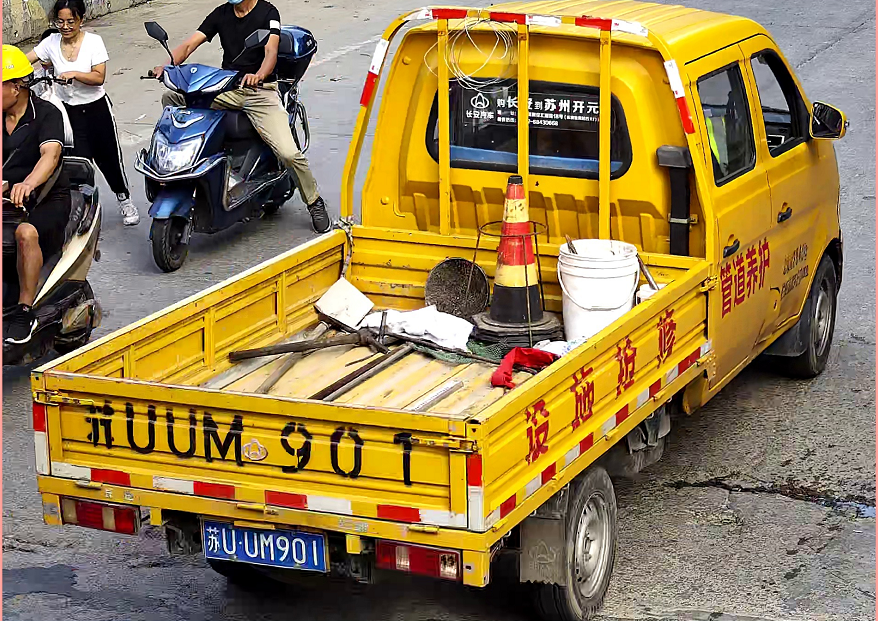
#> input picture img/4.jpg, 878 x 621 px
$ python -i main.py   (imports and definitions only)   (older library calls are emulated)
#> lines starting #> are read from the running program, lines starting #| are printed output that depends on the picture; after the words box and inside, x2 and y2 are one past the last pixel; in counts of white or black regions, pixels touching at a corner belong together
import cv2
import numpy as np
from numpy.linalg import norm
from PIL import Image, ImageTk
from torchvision import transforms as T
import sys
import os
import json

SZ = 20  # 训练图片长宽
MAX_WIDTH = 1000  # 原始图片最大宽度
Min_Area = 2000  # 车牌区域允许最大面积
PROVINCE_START = 1000


config = {
    "open": 1,
    "blur": 3,
    "morphologyr": 4,
    "morphologyc": 19,
    "col_num_limit": 10,
    "row_num_limit": 21

}


class StatModel(object):
    def load(self, fn):
        self.model = self.model.load(fn)


class SVM(StatModel):
    # [6 lines left out: function __init__, not called in this run]

# [3 lines not run here, left out]

def imreadex(filename):
    return cv2.imdecode(np.fromfile(filename, dtype=np.uint8), cv2.IMREAD_COLOR)


def point_limit(point):
    if point[0] < 0:
        point[0] = 0
    if point[1] < 0:
        point[1] = 0


# [86 lines left out: functions find_waves, seperate_card, accurate_place, preprocess_hog, not called in this run]


# 不能保证包括所有省份
provinces = [
    "zh_cuan", "川",
    "zh_e", "鄂",
    "zh_gan", "赣",
    "zh_gan1", "甘",
    "zh_gui", "贵",
    "zh_gui1", "桂",
    "zh_hei", "黑",
    "zh_hu", "沪",
    "zh_ji", "冀",
    "zh_jin", "津",
    "zh_jing", "京",
    "zh_jl", "吉",
    "zh_liao", "辽",
    "zh_lu", "鲁",
    "zh_meng", "蒙",
    "zh_min", "闽",
    "zh_ning", "宁",
    "zh_qing", "靑",
    "zh_qiong", "琼",
    "zh_shan", "陕",
    "zh_su", "苏",
    "zh_sx", "晋",
    "zh_wan", "皖",
    "zh_xiang", "湘",
    "zh_xin", "新",
    "zh_yu", "豫",
    "zh_yu1", "渝",
    "zh_yue", "粤",
    "zh_yun", "云",
    "zh_zang", "藏",
    "zh_zhe", "浙"
]


def predict(car_pic, resize_rate=1):
    if type(car_pic) == type(""):
        img = imreadex(car_pic)
    else:
        img = car_pic
    pic_hight, pic_width = img.shape[:2]
    if pic_width > MAX_WIDTH:
        pic_rate = MAX_WIDTH / pic_width
        img = cv2.resize(img, (MAX_WIDTH, int(pic_hight * pic_rate)), interpolation=cv2.INTER_LANCZOS4)

    if resize_rate != 1:
        img = cv2.resize(img, (int(pic_width * resize_rate), int(pic_hight * resize_rate)),
                         interpolation=cv2.INTER_LANCZOS4)
        pic_hight, pic_width = img.shape[:2]

    #print("h,w:", pic_hight, pic_width)

    blur = config["blur"]
    # 高斯去噪
    if blur > 0:
        img = cv2.GaussianBlur(img, (blur, blur), 0)  # 图片分辨率调整
    oldimg = img
    img = cv2.cvtColor(img, cv2.COLOR_BGR2GRAY)
    # equ = cv2.equalizeHist(img)
    # img = np.hstack((img, equ))
    # 去掉图像中不会是车牌的区域
    kernel = np.ones((20, 20), np.uint8)
    img_opening = cv2.morphologyEx(img, cv2.MORPH_OPEN, kernel)
    img_opening = cv2.addWeighted(img, 1, img_opening, -1, 0);

    # 找到图像边缘
    ret, img_thresh = cv2.threshold(img_opening, 0, 255, cv2.THRESH_BINARY + cv2.THRESH_OTSU)
    img_edge = cv2.Canny(img_thresh, 100, 200)
    # 使用开运算和闭运算让图像边缘成为一个整体
    kernel = np.ones((config["morphologyr"], config["morphologyc"]), np.uint8)
    img_edge1 = cv2.morphologyEx(img_edge, cv2.MORPH_CLOSE, kernel)
    img_edge2 = cv2.morphologyEx(img_edge1, cv2.MORPH_OPEN, kernel)

    # 查找图像边缘整体形成的矩形区域，可能有很多，车牌就在其中一个矩形区域中
    try:
        contours, hierarchy = cv2.findContours(img_edge2, cv2.RETR_TREE, cv2.CHAIN_APPROX_SIMPLE)
    except ValueError:
        image, contours, hierarchy = cv2.findContours(img_edge2, cv2.RETR_TREE, cv2.CHAIN_APPROX_SIMPLE)
    contours = [cnt for cnt in contours if cv2.contourArea(cnt) > Min_Area]
    #print('len(contours)', len(contours))
    # 一一排除不是车牌的矩形区域
    car_contours = []
    for cnt in contours:
        rect = cv2.minAreaRect(cnt)
        area_width, area_height = rect[1]
        if area_width < area_height:
            area_width, area_height = area_height, area_width
        wh_ratio = area_width / area_height
        # print(wh_ratio)
        # 要求矩形区域长宽比在2到5.5之间，2到5.5是车牌的长宽比，其余的矩形排除
        if wh_ratio > 2 and wh_ratio < 5.5:
            car_contours.append(rect)
            box = cv2.boxPoints(rect)
            box = np.int0(box)
        # [10 lines of commented-out code are left out]
    card_imgs = []
    # 矩形区域可能是倾斜的矩形，需要矫正，以便使用颜色定位
    for rect in car_contours:
        if rect[2] > -1 and rect[2] < 1:  # 创造角度，使得左、高、右、低拿到正确的值
            angle = 1
        else:
            angle = rect[2]
        rect = (rect[0], (rect[1][0] + 5, rect[1][1] + 5), angle)  # 扩大范围，避免车牌边缘被排除

        box = cv2.boxPoints(rect)
        heigth_point = right_point = [0, 0]
        left_point = low_point = [pic_width, pic_hight]
        for point in box:
            if left_point[0] > point[0]:
                left_point = point
            if low_point[1] > point[1]:
                low_point = point
            if heigth_point[1] < point[1]:
                heigth_point = point
            if right_point[0] < point[0]:
                right_point = point

        if left_point[1] <= right_point[1]:  # 正角度
            new_right_point = [right_point[0], heigth_point[1]]
            pts2 = np.float32([left_point, heigth_point, new_right_point])  # 字符只是高度需要改变
            pts1 = np.float32([left_point, heigth_point, right_point])
            M = cv2.getAffineTransform(pts1, pts2)
            dst = cv2.warpAffine(oldimg, M, (pic_width, pic_hight))
            point_limit(new_right_point)
            point_limit(heigth_point)
            point_limit(left_point)
            card_img = dst[int(left_point[1]):int(heigth_point[1]), int(left_point[0]):int(new_right_point[0])]
            card_imgs.append(card_img)
        # cv2.imshow("card", card_img)
        # cv2.waitKey(0)
        elif left_point[1] > right_point[1]:  # 负角度

            new_left_point = [left_point[0], heigth_point[1]]
            pts2 = np.float32([new_left_point, heigth_point, right_point])  # 字符只是高度需要改变
            pts1 = np.float32([left_point, heigth_point, right_point])
            M = cv2.getAffineTransform(pts1, pts2)
            dst = cv2.warpAffine(oldimg, M, (pic_width, pic_hight))
            point_limit(right_point)
            point_limit(heigth_point)
            point_limit(new_left_point)
            card_img = dst[int(right_point[1]):int(heigth_point[1]), int(new_left_point[0]):int(right_point[0])]
            card_imgs.append(card_img)
        # cv2.imshow("card", card_img)
        # cv2.waitKey(0)
    # 开始使用颜色定位，排除不是车牌的矩形，目前只识别蓝、绿、黄车牌
    colors = []
    for card_index, card_img in enumerate(card_imgs):
        green = yello = blue = black = white = 0
        card_img_hsv = cv2.cvtColor(card_img, cv2.COLOR_BGR2HSV)
        # 有转换失败的可能，原因来自于上面矫正矩形出错
        if card_img_hsv is None:
            continue
        row_num, col_num = card_img_hsv.shape[:2]
        card_img_count = row_num * col_num

        for i in range(row_num):
            for j in range(col_num):
                H = card_img_hsv.item(i, j, 0)
                S = card_img_hsv.item(i, j, 1)
                V = card_img_hsv.item(i, j, 2)
                if 11 < H <= 34 and S > 34:  # 图片分辨率调整
                    yello += 1
                elif 35 < H <= 99 and S > 34:  # 图片分辨率调整
                    green += 1
                elif 99 < H <= 124 and S > 34:  # 图片分辨率调整
                    blue += 1

                if 0 < H < 180 and 0 < S < 255 and 0 < V < 46:
                    black += 1
                elif 0 < H < 180 and 0 < S < 43 and 221 < V < 225:
                    white += 1
        color = "no"

        limit1 = limit2 = 0
        if yello * 2 >= card_img_count:
            color = "yello"
            limit1 = 11
            limit2 = 34  # 有的图片有色偏偏绿
        elif green * 2 >= card_img_count:
            color = "green"
            limit1 = 35
            limit2 = 99
        elif blue * 2 >= card_img_count:
            color = "blue"
            limit1 = 100
            limit2 = 124  # 有的图片有色偏偏紫
        elif black + white >= card_img_count * 0.7:  # TODO
            color = "bw"
        #print(color)
        colors.append(color)

        #print(blue, green, yello, black, white, card_img_count)
        # cv2.imshow("color", card_img)
        # cv2.waitKey(0)
        if limit1 == 0:
            continue
        # 以上为确定车牌颜色


        # 以下为根据车牌颜色再定位，缩小边缘非车牌边界
        xl, xr, yh, yl = accurate_place(card_img_hsv, limit1, limit2, color)
        if yl == yh and xl == xr:
            continue
        need_accurate = False
        if yl >= yh:
            yl = 0
            yh = row_num
            need_accurate = True
        if xl >= xr:
            xl = 0
            xr = col_num
            need_accurate = True
        card_imgs[card_index] = card_img[yl:yh, xl:xr] if color != "green" or yl < (yh - yl) // 4 else card_img[yl - (
                yh - yl) // 4:yh, xl:xr]
        if need_accurate:  # 可能x或y方向未缩小，需要再试一次
            card_img = card_imgs[card_index]
            card_img_hsv = cv2.cvtColor(card_img, cv2.COLOR_BGR2HSV)
            xl, xr, yh, yl = accurate_place(card_img_hsv, limit1, limit2, color)
            if yl == yh and xl == xr:
                continue
            if yl >= yh:
                yl = 0
                yh = row_num
            if xl >= xr:
                xl = 0
                xr = col_num
        card_imgs[card_index] = card_img[yl:yh, xl:xr] if color != "green" or yl < (yh - yl) // 4 else card_img[yl - (
                yh - yl) // 4:yh, xl:xr]
    # 以上为车牌定位


    # 以下为识别车牌中的字符
    predict_result = []
    roi = None
    card_color = None

    for i, color in enumerate(colors):

        if color in ("blue", "yello", "green"):
            print(color, 'jici')
            card_img = card_imgs[i]
            gray_img = cv2.cvtColor(card_img, cv2.COLOR_BGR2GRAY)

            # 黄、绿车牌字符比背景暗、与蓝车牌刚好相反，所以黄、绿车牌需要反向
            if color == "green" or color == "yello":
                gray_img = cv2.bitwise_not(gray_img)
            ret, gray_img = cv2.threshold(gray_img, 0, 255, cv2.THRESH_BINARY + cv2.THRESH_OTSU)
            # 查找水平直方图波峰
            x_histogram = np.sum(gray_img, axis=1)
            x_min = np.min(x_histogram)
            x_average = np.sum(x_histogram) / x_histogram.shape[0]
            x_threshold = (x_min + x_average) / 2
            wave_peaks = find_waves(x_threshold, x_histogram)
            # print(wave_peaks,"wave_peaksaaaaaaaaaaaaaaaaaaaa")
            if len(wave_peaks) == 0:
                print("peak less 0:")
                continue
            # 认为水平方向，最大的波峰为车牌区域
            wave = max(wave_peaks, key=lambda x: x[1] - x[0])
            gray_img = gray_img[wave[0]:wave[1]]
            # 查找垂直直方图波峰
            row_num, col_num = gray_img.shape[:2]
            # 去掉车牌上下边缘1个像素，避免白边影响阈值判断
            gray_img = gray_img[1:row_num - 1]
            y_histogram = np.sum(gray_img, axis=0)
            y_min = np.min(y_histogram)
            y_average = np.sum(y_histogram) / y_histogram.shape[0]
            y_threshold = (y_min + y_average) / 5  # U和0要求阈值偏小，否则U和0会被分成两半

            wave_peaks = find_waves(y_threshold, y_histogram)

            # for wave in wave_peaks:
            #	cv2.line(card_img, pt1=(wave[0], 5), pt2=(wave[1], 5), color=(0, 0, 255), thickness=2)
            # 车牌字符数应大于6
            if len(wave_peaks) <= 6:
                print("peak less 1:", len(wave_peaks))
                continue

            wave = max(wave_peaks, key=lambda x: x[1] - x[0])
            max_wave_dis = wave[1] - wave[0]
            # 判断是否是左侧车牌边缘
            if wave_peaks[0][1] - wave_peaks[0][0] < max_wave_dis / 3 and wave_peaks[0][0] == 0:
                wave_peaks.pop(0)

            # 组合分离汉字
            cur_dis = 0
            for i, wave in enumerate(wave_peaks):
                if wave[1] - wave[0] + cur_dis > max_wave_dis * 0.6:
                    break
                else:
                    cur_dis += wave[1] - wave[0]
            if i > 0:
                wave = (wave_peaks[0][0], wave_peaks[i][1])
                wave_peaks = wave_peaks[i + 1:]
                wave_peaks.insert(0, wave)

            # 去除车牌上的分隔点
            point = wave_peaks[2]
            if point[1] - point[0] < max_wave_dis / 3:
                point_img = gray_img[:, point[0]:point[1]]
                if np.mean(point_img) < 255 / 5:
                    wave_peaks.pop(2)

            if len(wave_peaks) <= 6:
                #print("peak less 2:", len(wave_peaks))
                continue
            part_cards = seperate_card(gray_img, wave_peaks)
            for i, part_card in enumerate(part_cards):
                # 可能是固定车牌的铆钉
                if np.mean(part_card) < 255 / 5:
                    #print("a point")
                    continue
                part_card_old = part_card
                # w = abs(part_card.shape[1] - SZ)//2
                w = part_card.shape[1] // 3
                part_card = cv2.copyMakeBorder(part_card, 0, 0, w, w, cv2.BORDER_CONSTANT, value=[0, 0, 0])
                part_card = cv2.resize(part_card, (SZ, SZ), interpolation=cv2.INTER_AREA)
                # [4 lines of commented-out code are left out]
                part_card = preprocess_hog([part_card])
                if i == 0:
                    resp = modelchinese.predict(part_card)

                    charactor = provinces[int(resp[1][0]) - PROVINCE_START]

                else:
                    resp = modeltext.predict(part_card)
                    #print(resp[1][0][0], "aaaaaaaaaaaaaaaaaaaaaaaaaaaaaaa")
                    charactor = chr(int(resp[1][0][0]))
                # 判断最后一个数是否是车牌边缘，假设车牌边缘被认为是1
                if charactor == "1" and i == len(part_cards) - 1:
                    if part_card_old.shape[0] / part_card_old.shape[1] >= 8:  # 1太细，认为是边缘
                        #print(part_card_old.shape)
                        continue
                predict_result.append(charactor)
            roi = card_img
            card_color = color
            #cv2.imwrite('D:/ICS/simplyLicenceREC/a.jpg',roi)
            break

    return predict_result, roi, card_color  # 识别到的字符、定位的车牌图像、车牌颜色


def from_pic(filename):
#> called with filename = 'img/4.jpg'
    img_bgr = imreadex(filename)
#> in imreadex, returned value is the input picture: shape (621, 878, 3); mean B, G, R 77.2, 124.9, 148.5
    img_bgr = cv2.resize(img_bgr,(1024,512))
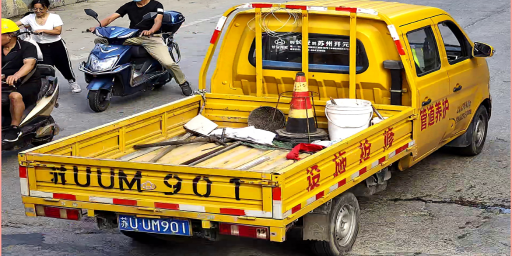
#> img_bgr: shape (512, 1024, 3) (shown at 1/2 size); mean B, G, R 77, 124.8, 148.4
    resize_rates = (3,2,1, 0.9, 0.8, 0.7, 0.6, 0.5, 0.4)
    for resize_rate in resize_rates:
        #print("resize_rate:", resize_rate)
        r, roi, color = predict(img_bgr, resize_rate)
#> in predict, `img = cv2.cvtColor(img, cv2.COLOR_BGR2GRAY)`:
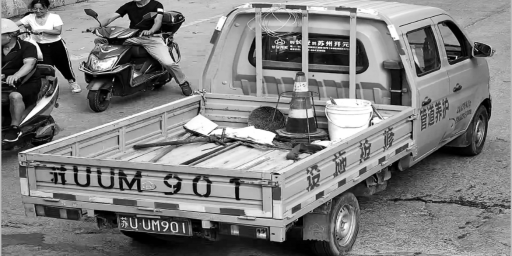
#> img: shape (1536, 3072) (shown at 1/6 size); min 0, max 255, mean 126.4
#> in predict, `img_opening = cv2.addWeighted(img, 1, img_opening, -1, 0);`:
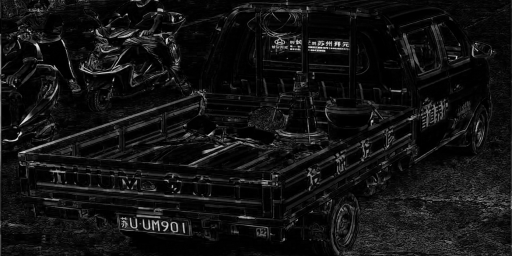
#> img_opening: shape (1536, 3072) (shown at 1/6 size); min 0, max 251, mean 18.5
#> in predict, `ret, img_thresh = cv2.threshold(img_opening, 0, 255, cv2.THRESH_BINARY..`:
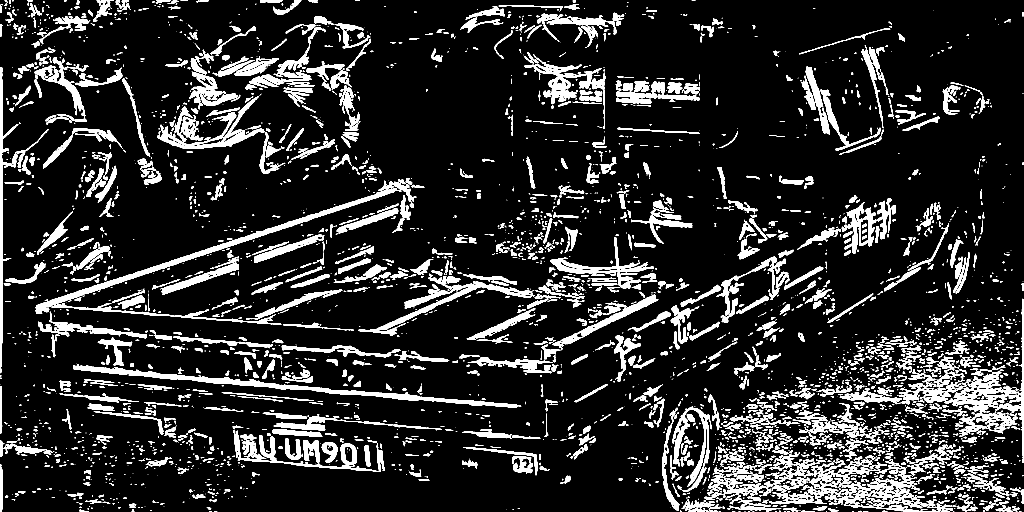
#> img_thresh: shape (1536, 3072) (shown at 1/3 size); 13.2% white; 3972 white regions (1916 under 20 px), largest, box (x1, y1, x2, y2) and area: (2312, 1357, 2858, 1536) 23527, (220, 1093, 1562, 1224) 16939, (105, 564, 1191, 942) 16439
#> in predict, `ret, img_thresh = cv2.threshold(img_opening, 0, 255, cv2.THRESH_BINARY..`: ret = 42
#> in predict, `img_edge2 = cv2.morphologyEx(img_edge1, cv2.MORPH_OPEN, kernel)`:
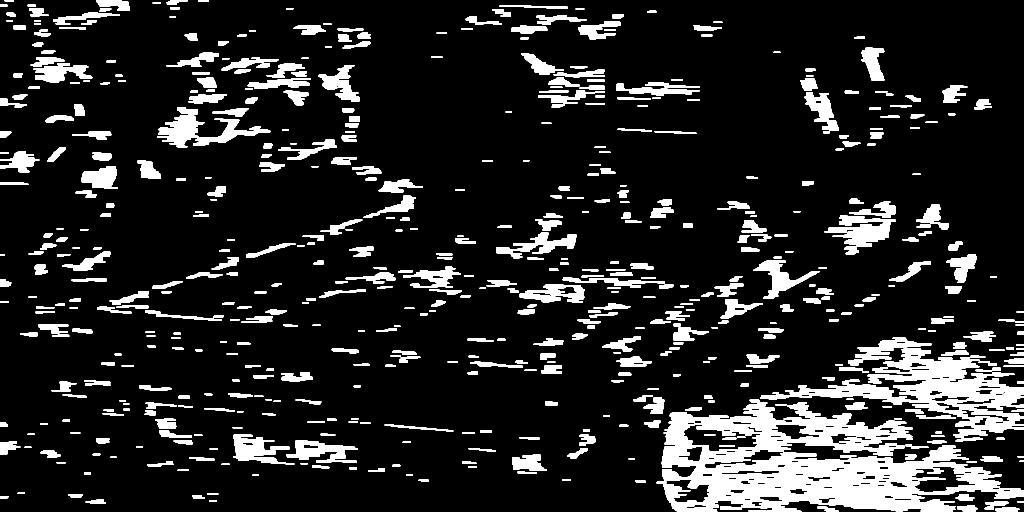
#> img_edge2: shape (1536, 3072) (shown at 1/3 size); 13% white; 624 white regions
#> in predict, `contours, hierarchy = cv2.findContours(img_edge2, cv2.RETR_TREE, cv2.C..`: contours = 712 contours; largest, box (x1, y1, x2, y2) and area: (1985, 1199, 3072, 1536) 193062, (2280, 1044, 3072, 1281) 54918, (472, 346, 811, 438) 11820, (2050, 1274, 2281, 1356) 10741, (2473, 646, 2687, 763) 10550
#> in predict, `contours = [cnt for cnt in contours if cv2.contourArea(cnt) > Min_Area]`: contours = 40 contours; largest, box (x1, y1, x2, y2) and area: (1985, 1199, 3072, 1536) 193062, (2280, 1044, 3072, 1281) 54918, (472, 346, 811, 438) 11820, (2050, 1274, 2281, 1356) 10741, (2473, 646, 2687, 763) 10550
#> the loop in predict, `for cnt in contours:` made 40 passes
#> (rect, area_width, area_height, wh_ratio, box) on passes 1 to 3: (((1587.5, 1387.5), (47, 103), -90), 103, 47, 2.19, [[1639, 1411], [1536, 1411], [1536, 1364], [1639, 1364]]), (((965.5, 1350), (58, 215), -90), 215, 58, 3.71, [[1073, 1379], [858, 1379], [858, 1321], [1073, 1321]]), (((791.6, 1347.3), (80.71, 187.2), -85.69), 187.2, 80.71, 2.32, [[881, 1394], [695, 1380], [701, 1300], [887, 1314]])
#> after the loop in predict, `for cnt in contours:`: car_contours = 25 items
#> the loop in predict, `for rect in car_contours:` made 25 passes
#> (rect, angle, pts2, pts1, M) on passes 3 to 4: (((791.6, 1347.3), (85.71, 192.2), -85.69), -85.69, [[692.6, 1397.3], [884.2, 1397.3], [890.6, 1311.8]], [[692.6, 1382.8], [884.2, 1397.3], [890.6, 1311.8]], [[1, 0, 0], [-0.0749, 0.994, 74.13]]), (((2963.6, 1279.2), (219.7, 55.58), -8.35), -8.35, [[2850.8, 1267.7], [2858.9, 1322.7], [3076.3, 1322.7]], [[2850.8, 1267.7], [2858.9, 1322.7], [3076.3, 1290.8]], [[1, 0, 0], [0.144, 0.979, -382.9]])
#> pass 1, in predict, `dst = cv2.warpAffine(oldimg, M, (pic_width, pic_hight))`:
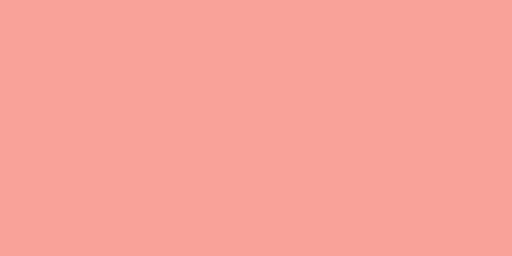
#> dst: shape (1536, 3072, 3) (shown at 1/6 size); mean B, G, R 153, 162, 249
#> pass 3, in predict, `card_img = dst[int(right_point[1]):int(heigth_point[1]), int(new_left_..`:
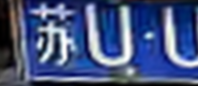
#> card_img: shape (86, 198, 3); mean B, G, R 127, 84.1, 68.7
#> the loop in predict, `for card_index, card_img in enumerate(card_imgs):` made 1 pass
#> card_index on pass 1: 0
#> after the loop in predict, `for card_index, card_img in enumerate(card_imgs):`: colors = []
        print(r)
        print(roi)
        print(color)
        if r:
            break
    # r, roi, color = self.predictor.predict(img_bgr, 1)
    return r


filename = '/img/4.jpg'


# [190 lines left out: functions onlyLicence, smalladj, not called in this run]

# [5 lines not run here, left out]

#> (the run stopped early here; a loop or call above may not have finished)
